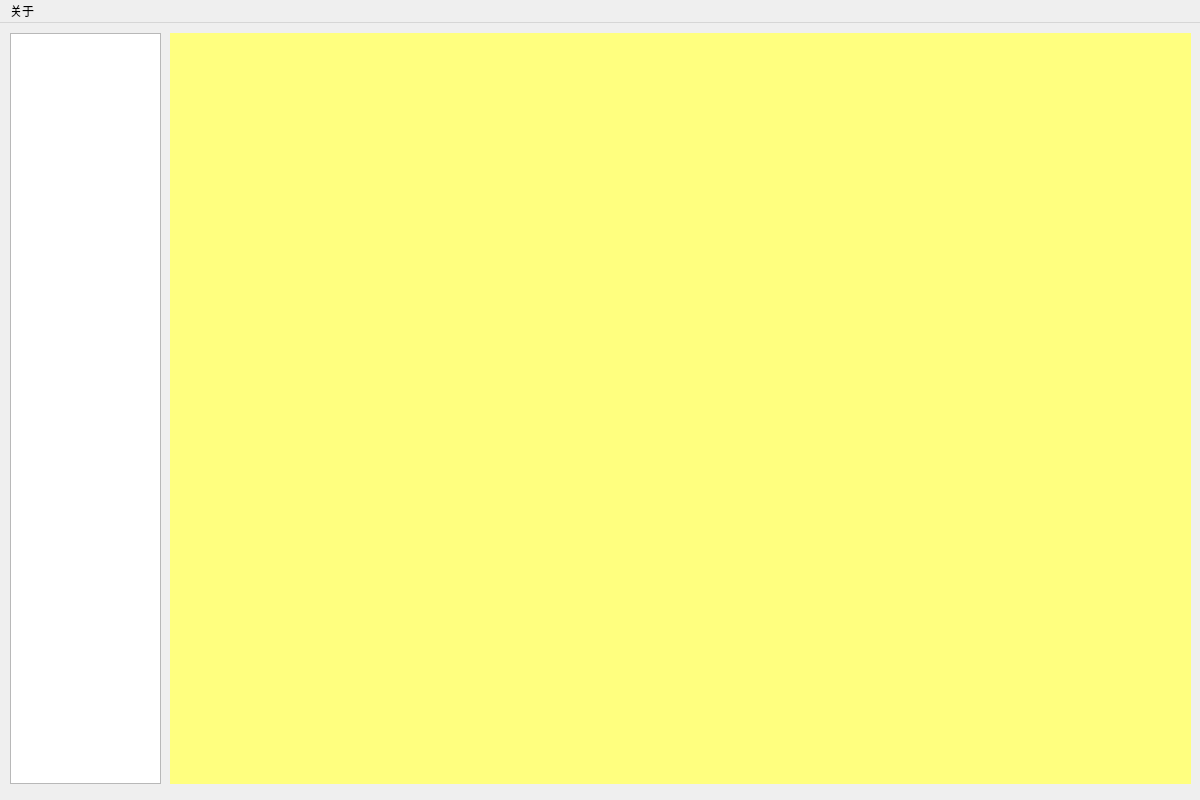
<?xml version="1.0" encoding="UTF-8"?>
<ui version="4.0">
 <class>MainWindow</class>
 <widget class="QMainWindow" name="MainWindow">
  <property name="geometry">
   <rect>
    <x>0</x>
    <y>0</y>
    <width>1200</width>
    <height>800</height>
   </rect>
  </property>
  <property name="minimumSize">
   <size>
    <width>1200</width>
    <height>800</height>
   </size>
  </property>
  <property name="maximumSize">
   <size>
    <width>1200</width>
    <height>800</height>
   </size>
  </property>
  <property name="windowTitle">
   <string>MainWindow</string>
  </property>
  <widget class="QWidget" name="centralwidget">
   <widget class="QStackedWidget" name="stackedWidget">
    <property name="geometry">
     <rect>
      <x>170</x>
      <y>10</y>
      <width>1021</width>
      <height>751</height>
     </rect>
    </property>
    <property name="styleSheet">
     <string notr="true">background-color: rgb(255, 255, 127);</string>
    </property>
    <widget class="QWidget" name="page"/>
    <widget class="QWidget" name="page_2"/>
   </widget>
   <widget class="QListWidget" name="listWidget">
    <property name="geometry">
     <rect>
      <x>10</x>
      <y>10</y>
      <width>151</width>
      <height>751</height>
     </rect>
    </property>
   </widget>
  </widget>
  <widget class="QMenuBar" name="menubar">
   <property name="geometry">
    <rect>
     <x>0</x>
     <y>0</y>
     <width>1200</width>
     <height>26</height>
    </rect>
   </property>
   <widget class="QMenu" name="menu">
    <property name="title">
     <string>关于</string>
    </property>
   </widget>
   <addaction name="menu"/>
  </widget>
 </widget>
 <resources/>
 <connections/>
</ui>
